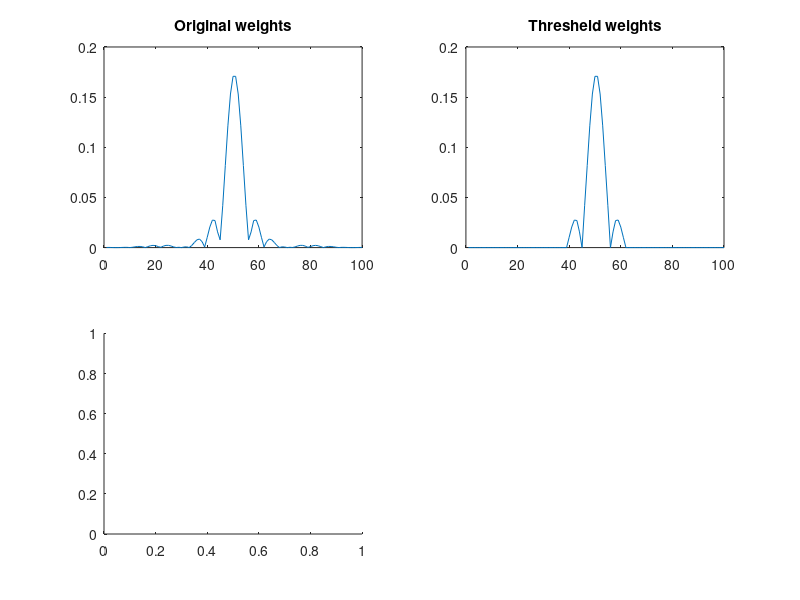

MATLAB code to generate this figure: (Note: this script raises an error after producing the figure.)
load('complex_weight.mat', 'W_modified_small')

w = W_modified_small(:,4);
figure
subplot(2,2,1)
plot(abs(w));
title('Original weights')

subplot(2,2,2)
indexn = abs(w) <= 0.01;
% w(indexn == 0,4);
w_thresheld = w;
w_thresheld(indexn == 1) = 0;
plot(abs(w_thresheld))
title('Thresheld weights')

subplot(2,2,3)
plot(angle,20*log10(abs(S*w)))
title('AF before thresholding')

subplot(2,2,4)
plot(angle,20*log10(abs(S*w_thresheld)))
title('AF after thresholding')

norm(abs(S*w_thresheld - S*w))
% norm(abs(S*(w_thresheld-w)))
% norm(S*(w_thresheld-w))
figure
semilogy(sort(abs(w)))

%% check the structure of the S matrix
figure
mesh(abs(S'*S))
figure
mesh(abs(S*S'))